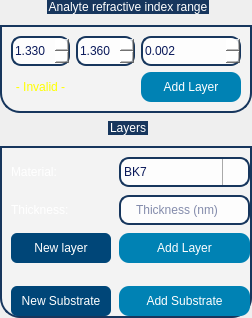
                <widget class="QWidget" name="page_2">
                 <layout class="QVBoxLayout" name="verticalLayout_10">
                  <property name="spacing">
                   <number>8</number>
                  </property>
                  <property name="leftMargin">
                   <number>0</number>
                  </property>
                  <property name="topMargin">
                   <number>0</number>
                  </property>
                  <property name="rightMargin">
                   <number>0</number>
                  </property>
                  <property name="bottomMargin">
                   <number>0</number>
                  </property>
                  <item>
                   <widget class="QGroupBox" name="gb_analyte_2">
                    <property name="styleSheet">
                     <string notr="true">
QGroupBox  {
	font: 14pt &quot;Ubuntu&quot;;
	background-color: rgba(255, 255, 255,70);
    border: 2px solid;
    border-color: #FF17365D;
    margin-top: 25px;
	margin-bottom: 0px;
    border-bottom-left-radius: 20px;
	border-bottom-right-radius: 20px;
}

QGroupBox::title  {
    subcontrol-origin: margin;
    subcontrol-position: top center;
    padding: 5px 8000px 5px 8000px;
    background-color: #FF17365D;
    color: rgb(255, 255, 255);
}
</string>
                    </property>
                    <property name="title">
                     <string>Analyte refractive index range</string>
                    </property>
                    <layout class="QGridLayout" name="gridLayout_5">
                     <item row="1" column="2">
                      <widget class="QPushButton" name="btn_add_analyte_2">
                       <property name="minimumSize">
                        <size>
                         <width>100</width>
                         <height>30</height>
                        </size>
                       </property>
                       <property name="maximumSize">
                        <size>
                         <width>200</width>
                         <height>16777215</height>
                        </size>
                       </property>
                       <property name="styleSheet">
                        <string notr="true">QPushButton{
	font: 400 11pt &quot;Ubuntu&quot;;
	color: rgb(255, 255,255);
	background-color: rgb(0, 130, 180);
	border-color: rgb(0, 100, 130);
	border-width: 2px;
	border-radius:10px;
}

QPushButton:hover{
	background-color: rgb(00, 140, 70);
	border-color: rgb(0, 120, 40);
	width: 40;
	height: 35;
}</string>
                       </property>
                       <property name="text">
                        <string>Add Layer</string>
                       </property>
                      </widget>
                     </item>
                     <item row="1" column="0">
                      <widget class="QLabel" name="warning_5">
                       <property name="styleSheet">
                        <string notr="true">font: 14pt &quot;Ubuntu&quot;;

</string>
                       </property>
                       <property name="text">
                        <string>&lt;html&gt;&lt;head/&gt;&lt;body&gt;&lt;p&gt;&lt;span style=&quot; color:#ffff00;&quot;&gt;- Invalid -&lt;/span&gt;&lt;/p&gt;&lt;/body&gt;&lt;/html&gt;</string>
                       </property>
                       <property name="alignment">
                        <set>Qt::AlignCenter</set>
                       </property>
                      </widget>
                     </item>
                     <item row="0" column="1">
                      <widget class="QDoubleSpinBox" name="doubleSpinBox_4">
                       <property name="minimumSize">
                        <size>
                         <width>0</width>
                         <height>30</height>
                        </size>
                       </property>
                       <property name="styleSheet">
                        <string notr="true">
QDoubleSpinBox
{
color: rgb(10, 25, 90);
font: 700 12pt &quot;Ubuntu&quot;;
border: 2px solid;
border-color: #FF17365D;
background-color: rgba(255, 255, 255,210);
border-radius:10px;
}

QDoubleSpinBox::up-button
{
    border-left-width: 1px;
    border-left-color: darkgray;
    border-left-style: solid; /* just a single line */
    border-top-right-radius: 3px; /* same radius as the QComboBox */
    border-bottom-right-radius: 3px;
	image: url(:/icons/icons/arrow-up.png);
	width: 25;
}
QDoubleSpinBox::down-button
{
    border-left-width: 1px;
    border-left-color: darkgray;
    border-left-style: solid; /* just a single line */
    border-top-right-radius: 3px; /* same radius as the QComboBox */
    border-bottom-right-radius: 3px;
	image: url(:/icons/icons/arrow-down.png);
	width: 25;
}</string>
                       </property>
                       <property name="decimals">
                        <number>3</number>
                       </property>
                       <property name="minimum">
                        <double>1.000000000000000</double>
                       </property>
                       <property name="maximum">
                        <double>5.000000000000000</double>
                       </property>
                       <property name="value">
                        <double>1.360000000000000</double>
                       </property>
                      </widget>
                     </item>
                     <item row="0" column="2">
                      <widget class="QDoubleSpinBox" name="doubleSpinBox_5">
                       <property name="minimumSize">
                        <size>
                         <width>0</width>
                         <height>30</height>
                        </size>
                       </property>
                       <property name="styleSheet">
                        <string notr="true">
QDoubleSpinBox
{
color: rgb(10, 25, 90);
font: 700 12pt &quot;Ubuntu&quot;;
border: 2px solid;
border-color: #FF17365D;
background-color: rgba(255, 255, 255,210);
border-radius:10px;
}

QDoubleSpinBox::up-button
{
    border-left-width: 1px;
    border-left-color: darkgray;
    border-left-style: solid; /* just a single line */
    border-top-right-radius: 3px; /* same radius as the QComboBox */
    border-bottom-right-radius: 3px;
	image: url(:/icons/icons/arrow-up.png);
	width: 25;
}
QDoubleSpinBox::down-button
{
    border-left-width: 1px;
    border-left-color: darkgray;
    border-left-style: solid; /* just a single line */
    border-top-right-radius: 3px; /* same radius as the QComboBox */
    border-bottom-right-radius: 3px;
	image: url(:/icons/icons/arrow-down.png);
	width: 25;
}</string>
                       </property>
                       <property name="decimals">
                        <number>3</number>
                       </property>
                       <property name="maximum">
                        <double>3.000000000000000</double>
                       </property>
                       <property name="value">
                        <double>0.002000000000000</double>
                       </property>
                      </widget>
                     </item>
                     <item row="0" column="0">
                      <widget class="QDoubleSpinBox" name="doubleSpinBox_6">
                       <property name="minimumSize">
                        <size>
                         <width>0</width>
                         <height>30</height>
                        </size>
                       </property>
                       <property name="styleSheet">
                        <string notr="true">
QDoubleSpinBox
{
color: rgb(10, 25, 90);
font: 700 12pt &quot;Ubuntu&quot;;
border: 2px solid;
border-color: #FF17365D;
background-color: rgba(255, 255, 255,210);
border-radius:10px;
}

QDoubleSpinBox::up-button
{
    border-left-width: 1px;
    border-left-color: darkgray;
    border-left-style: solid; /* just a single line */
    border-top-right-radius: 3px; /* same radius as the QComboBox */
    border-bottom-right-radius: 3px;
	image: url(:/icons/icons/arrow-up.png);
	width: 25;
}
QDoubleSpinBox::down-button
{
    border-left-width: 1px;
    border-left-color: darkgray;
    border-left-style: solid; /* just a single line */
    border-top-right-radius: 3px; /* same radius as the QComboBox */
    border-bottom-right-radius: 3px;
	image: url(:/icons/icons/arrow-down.png);
	width: 25;
}</string>
                       </property>
                       <property name="decimals">
                        <number>3</number>
                       </property>
                       <property name="minimum">
                        <double>1.000000000000000</double>
                       </property>
                       <property name="maximum">
                        <double>5.000000000000000</double>
                       </property>
                       <property name="value">
                        <double>1.330000000000000</double>
                       </property>
                      </widget>
                     </item>
                    </layout>
                   </widget>
                  </item>
                  <item>
                   <widget class="QGroupBox" name="gb_layers_2">
                    <property name="sizePolicy">
                     <sizepolicy hsizetype="Preferred" vsizetype="Expanding">
                      <horstretch>0</horstretch>
                      <verstretch>0</verstretch>
                     </sizepolicy>
                    </property>
                    <property name="styleSheet">
                     <string notr="true">
QGroupBox  {
	font: 14pt &quot;Ubuntu&quot;;
	background-color: rgba(255, 255, 255,70);
    border: 2px solid;
    border-color: #FF17365D;
    margin-top: 25px;
	margin-bottom: 0px;
    border-bottom-left-radius: 20px;
	border-bottom-right-radius: 20px;
}

QGroupBox::title  {
    subcontrol-origin: margin;
    subcontrol-position: top center;
    padding: 5px 8000px 5px 8000px;
    background-color: #FF17365D;
    color: rgb(255, 255, 255);
}
</string>
                    </property>
                    <property name="title">
                     <string>Layers</string>
                    </property>
                    <layout class="QGridLayout" name="gridLayout_6">
                     <property name="leftMargin">
                      <number>9</number>
                     </property>
                     <property name="topMargin">
                      <number>9</number>
                     </property>
                     <property name="rightMargin">
                      <number>0</number>
                     </property>
                     <property name="bottomMargin">
                      <number>0</number>
                     </property>
                     <property name="spacing">
                      <number>8</number>
                     </property>
                     <item row="4" column="1">
                      <widget class="QPushButton" name="btn_add_substrate_2">
                       <property name="minimumSize">
                        <size>
                         <width>100</width>
                         <height>30</height>
                        </size>
                       </property>
                       <property name="maximumSize">
                        <size>
                         <width>150</width>
                         <height>16777215</height>
                        </size>
                       </property>
                       <property name="styleSheet">
                        <string notr="true">QPushButton{
	font: 400 11pt &quot;Ubuntu&quot;;
	color: rgb(255, 255,255);
	background-color: rgb(0, 130, 180);
	border-color: rgb(0, 100, 130);
	border-width: 2px;
	border-radius:10px;
}

QPushButton:hover{
	background-color: rgb(00, 140, 70);
	border-color: rgb(0, 120, 40);
	width: 40;
	height: 35;
}</string>
                       </property>
                       <property name="text">
                        <string>Add Substrate</string>
                       </property>
                      </widget>
                     </item>
                     <item row="2" column="1">
                      <widget class="QPushButton" name="btn_add_layer_2">
                       <property name="minimumSize">
                        <size>
                         <width>100</width>
                         <height>30</height>
                        </size>
                       </property>
                       <property name="maximumSize">
                        <size>
                         <width>150</width>
                         <height>16777215</height>
                        </size>
                       </property>
                       <property name="styleSheet">
                        <string notr="true">QPushButton{
	font: 400 11pt &quot;Ubuntu&quot;;
	color: rgb(255, 255,255);
	background-color: rgb(0, 130, 180);
	border-color: rgb(0, 100, 130);
	border-width: 2px;
	border-radius:10px;
}

QPushButton:hover{
	background-color: rgb(00, 140, 70);
	border-color: rgb(0, 120, 40);
	width: 40;
	height: 35;
}</string>
                       </property>
                       <property name="text">
                        <string>Add Layer</string>
                       </property>
                      </widget>
                     </item>
                     <item row="3" column="1">
                      <spacer name="verticalSpacer_3">
                       <property name="orientation">
                        <enum>Qt::Vertical</enum>
                       </property>
                       <property name="sizeType">
                        <enum>QSizePolicy::Fixed</enum>
                       </property>
                       <property name="sizeHint" stdset="0">
                        <size>
                         <width>20</width>
                         <height>15</height>
                        </size>
                       </property>
                      </spacer>
                     </item>
                     <item row="2" column="0">
                      <widget class="QPushButton" name="btn_new_layer_2">
                       <property name="minimumSize">
                        <size>
                         <width>100</width>
                         <height>30</height>
                        </size>
                       </property>
                       <property name="maximumSize">
                        <size>
                         <width>150</width>
                         <height>16777215</height>
                        </size>
                       </property>
                       <property name="styleSheet">
                        <string notr="true">QPushButton{
		font: 400 11pt &quot;Ubuntu&quot;;
	color: rgb(255, 255,255);
	background-color: rgb(0, 70, 120);
	border-radius:6px;
}

QPushButton:hover{
	background: rgb(0, 0, 255);
	width: 40;
	height: 35;
}</string>
                       </property>
                       <property name="text">
                        <string>New layer</string>
                       </property>
                      </widget>
                     </item>
                     <item row="1" column="0">
                      <widget class="QLabel" name="label_13">
                       <property name="styleSheet">
                        <string notr="true">font: 14pt &quot;Ubuntu&quot;;</string>
                       </property>
                       <property name="text">
                        <string>&lt;html&gt;&lt;head/&gt;&lt;body&gt;&lt;p&gt;&lt;span style=&quot; color:#ffffff;&quot;&gt;Thickness:&lt;/span&gt;&lt;/p&gt;&lt;/body&gt;&lt;/html&gt;</string>
                       </property>
                      </widget>
                     </item>
                     <item row="1" column="1">
                      <widget class="QLineEdit" name="thickness_2">
                       <property name="minimumSize">
                        <size>
                         <width>0</width>
                         <height>30</height>
                        </size>
                       </property>
                       <property name="maximumSize">
                        <size>
                         <width>150</width>
                         <height>16777215</height>
                        </size>
                       </property>
                       <property name="styleSheet">
                        <string notr="true"> padding: 1px 18px 1px 3px;
color: rgb(10, 25, 90);
font: 700 12pt &quot;Ubuntu&quot;;
 border: 2px solid;
border-color: #FF17365D;
background-color: rgba(255, 255, 255,210);
border-radius:10px;</string>
                       </property>
                       <property name="alignment">
                        <set>Qt::AlignCenter</set>
                       </property>
                       <property name="placeholderText">
                        <string>Thickness (nm)</string>
                       </property>
                      </widget>
                     </item>
                     <item row="0" column="1">
                      <widget class="QComboBox" name="cbox_material_2">
                       <property name="minimumSize">
                        <size>
                         <width>0</width>
                         <height>30</height>
                        </size>
                       </property>
                       <property name="maximumSize">
                        <size>
                         <width>150</width>
                         <height>16777215</height>
                        </size>
                       </property>
                       <property name="cursor">
                        <cursorShape>PointingHandCursor</cursorShape>
                       </property>
                       <property name="styleSheet">
                        <string notr="true">QComboBox::drop-down {
    width: 25;
    border-left-width: 1px;
    border-left-color: darkgray;
    border-left-style: solid; /* just a single line */
    border-top-right-radius: 3px; /* same radius as the QComboBox */
    border-bottom-right-radius: 3px;
}

QComboBox
{
 padding: 1px 18px 1px 3px;
color: rgb(10, 25, 90);
font: 700 12pt &quot;Ubuntu&quot;;
 border: 2px solid;
border-color: #FF17365D;
background-color: rgba(255, 255, 255,210);
border-radius:10px;
}
QComboBox::down-arrow { /* shift the arrow when popup is open */
    top: 1px;
	image: url(:/icons/icons/arrow-down.png);
    left: 1px;
}</string>
                       </property>
                       <item>
                        <property name="text">
                         <string>BK7</string>
                        </property>
                       </item>
                       <item>
                        <property name="text">
                         <string>Silica</string>
                        </property>
                       </item>
                       <item>
                        <property name="text">
                         <string>Other</string>
                        </property>
                       </item>
                      </widget>
                     </item>
                     <item row="4" column="0">
                      <widget class="QPushButton" name="btn_new_substrate_2">
                       <property name="minimumSize">
                        <size>
                         <width>100</width>
                         <height>30</height>
                        </size>
                       </property>
                       <property name="maximumSize">
                        <size>
                         <width>150</width>
                         <height>16777215</height>
                        </size>
                       </property>
                       <property name="styleSheet">
                        <string notr="true">QPushButton{
		font: 400 11pt &quot;Ubuntu&quot;;
	color: rgb(255, 255,255);
	background-color: rgb(0, 70, 120);
	border-radius:6px;
}

QPushButton:hover{
	background: rgb(0, 0, 255);
	width: 40;
	height: 35;
}</string>
                       </property>
                       <property name="text">
                        <string>New Substrate</string>
                       </property>
                      </widget>
                     </item>
                     <item row="0" column="0">
                      <widget class="QLabel" name="label_14">
                       <property name="styleSheet">
                        <string notr="true">font: 14pt &quot;Ubuntu&quot;;</string>
                       </property>
                       <property name="text">
                        <string>&lt;html&gt;&lt;head/&gt;&lt;body&gt;&lt;p&gt;&lt;span style=&quot; color:#ffffff;&quot;&gt;Material:&lt;/span&gt;&lt;/p&gt;&lt;/body&gt;&lt;/html&gt;</string>
                       </property>
                      </widget>
                     </item>
                    </layout>
                   </widget>
                  </item>
                 </layout>
                </widget>
